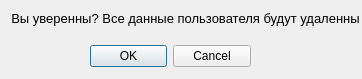
<?xml version="1.0" encoding="UTF-8"?>
<ui version="4.0">
 <class>Dialog_Confirm_User_Del</class>
 <widget class="QDialog" name="Dialog_Confirm_User_Del">
  <property name="geometry">
   <rect>
    <x>0</x>
    <y>0</y>
    <width>362</width>
    <height>79</height>
   </rect>
  </property>
  <property name="windowTitle">
   <string>Dialog</string>
  </property>
  <widget class="QDialogButtonBox" name="buttonBox">
   <property name="geometry">
    <rect>
     <x>90</x>
     <y>40</y>
     <width>161</width>
     <height>32</height>
    </rect>
   </property>
   <property name="orientation">
    <enum>Qt::Horizontal</enum>
   </property>
   <property name="standardButtons">
    <set>QDialogButtonBox::Cancel|QDialogButtonBox::Ok</set>
   </property>
  </widget>
  <widget class="QLabel" name="label">
   <property name="geometry">
    <rect>
     <x>0</x>
     <y>10</y>
     <width>371</width>
     <height>16</height>
    </rect>
   </property>
   <property name="font">
    <font>
     <pointsize>10</pointsize>
    </font>
   </property>
   <property name="text">
    <string>Вы уверенны? Все данные пользователя будут удаленны</string>
   </property>
   <property name="alignment">
    <set>Qt::AlignCenter</set>
   </property>
  </widget>
 </widget>
 <resources/>
 <connections>
  <connection>
   <sender>buttonBox</sender>
   <signal>accepted()</signal>
   <receiver>Dialog_Confirm_User_Del</receiver>
   <slot>accept()</slot>
   <hints>
    <hint type="sourcelabel">
     <x>248</x>
     <y>254</y>
    </hint>
    <hint type="destinationlabel">
     <x>157</x>
     <y>274</y>
    </hint>
   </hints>
  </connection>
  <connection>
   <sender>buttonBox</sender>
   <signal>rejected()</signal>
   <receiver>Dialog_Confirm_User_Del</receiver>
   <slot>reject()</slot>
   <hints>
    <hint type="sourcelabel">
     <x>316</x>
     <y>260</y>
    </hint>
    <hint type="destinationlabel">
     <x>286</x>
     <y>274</y>
    </hint>
   </hints>
  </connection>
 </connections>
</ui>
